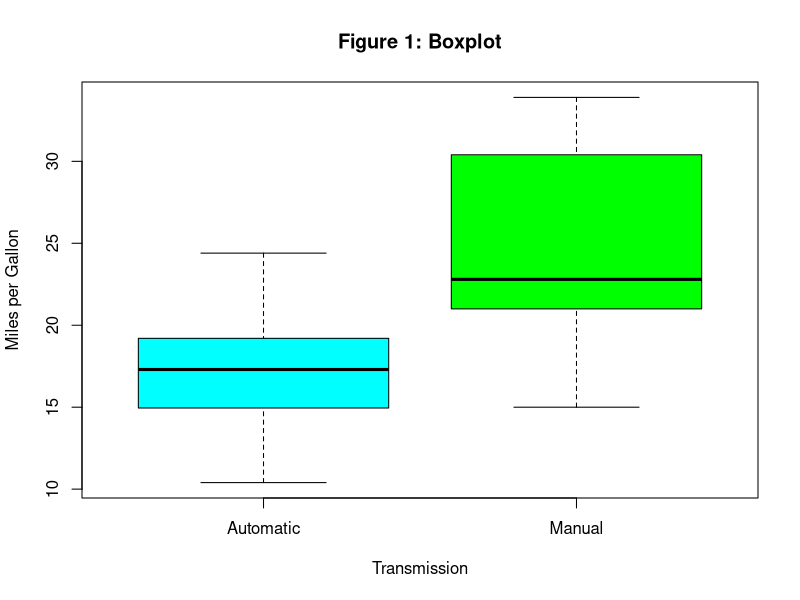
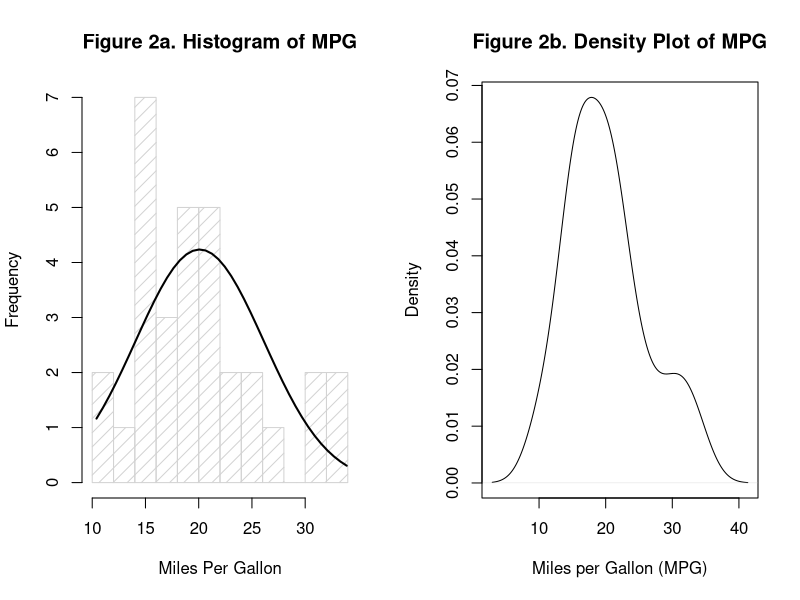
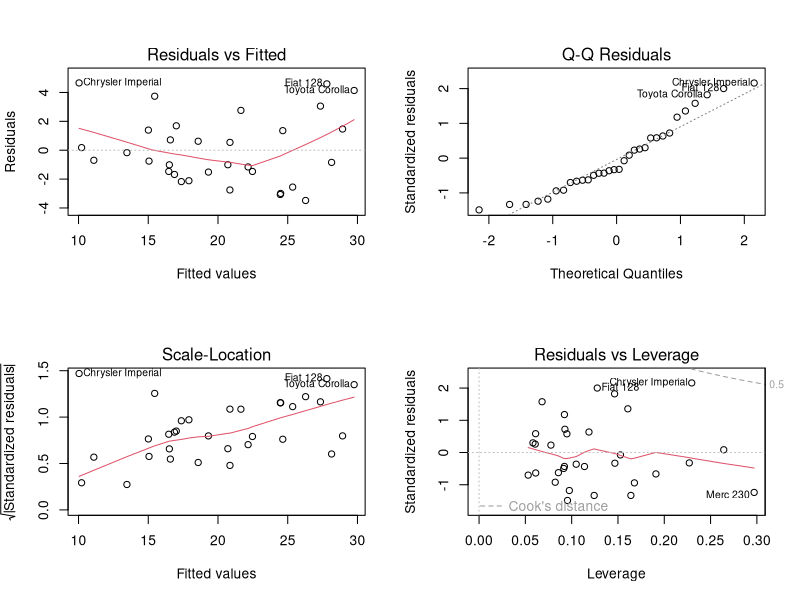

The R script that drew these images, in order:
## ---- chunk 1
knitr::opts_chunk$set(echo = TRUE, warning = FALSE, message = FALSE,
                    fig.align = "center", fig.width = 7.25, fig.height = 6) 
## ---- chunk 2
rm(list=ls()) # remove all data store in the Data Environment
library(knitr)
library(ggplot2)
data("mtcars")   
# Change some numeric predictor variables to factors and assign labels to levels
mtcars$am <- as.factor(mtcars$am)
levels(mtcars$am) <- c("Automatic", "Manual")
## ---- chunk 3
autoData <- mtcars[mtcars$am == "Automatic",]
manualData <- mtcars[mtcars$am == "Manual",]
ttest <- t.test(autoData$mpg, manualData$mpg); ttest
## ---- chunk 4
fit1 <- lm(mpg ~ am, data = mtcars)
summary(fit1)
## ---- chunk 5
fittotal <- lm(mpg ~ ., data = mtcars)
fitstep <- step(fittotal, direction="both", trace=FALSE, steps=10000)
summary(fitstep)
## ---- chunk 6
fitbest <- lm(mpg ~ am + wt + qsec, data = mtcars)
summary(fitbest)
## ---- chunk 7
kable(summary(mtcars[1:5])); kable(summary(mtcars[6:10]))
## ---- chunk 8
mean(mtcars[mtcars$am=="Manual", "mpg"])
mean(mtcars[mtcars$am=="Automatic", "mpg"])
## ---- chunk 9
boxplot(mpg ~ am, data = mtcars, xlab = "Transmission", 
        ylab = "Miles per Gallon", 
        main = "Figure 1: Boxplot", col = c("cyan", "green"))
## ---- chunk 10
par(mfrow = c(1, 2))
g <- mtcars$mpg
# Overlay normal curve to histogram of MPG
h <- hist(g, breaks=10, density = 10,
          col="lightgray", xlab="Miles Per Gallon",
          main="Figure 2a. Histogram of MPG")
xfit <- seq(min(g), max(g), length=40)
yfit <- dnorm(xfit, mean=mean(g), sd=sd(g))
yfit <- yfit * diff(h$mids[1:2]) * length(g)
lines(xfit, yfit, col="black", lwd=2)
# Kernel Density Plot (smoothed histogram) of MPG
d <- density(mtcars$mpg)
plot(d, xlab = "Miles per Gallon (MPG)", main ="Figure 2b. Density Plot of MPG")
## ---- chunk 11
par(mfrow = c(2, 2))
plot(fitbest)
